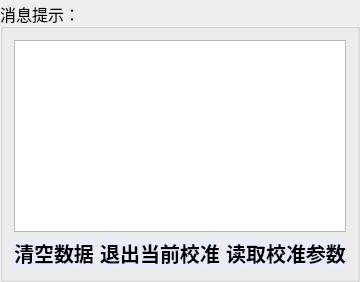
    <widget class="QGroupBox" name="groupBox_7">
     <property name="sizePolicy">
      <sizepolicy hsizetype="Expanding" vsizetype="Expanding">
       <horstretch>0</horstretch>
       <verstretch>0</verstretch>
      </sizepolicy>
     </property>
     <property name="minimumSize">
      <size>
       <width>0</width>
       <height>0</height>
      </size>
     </property>
     <property name="font">
      <font>
       <family>3ds</family>
       <pointsize>12</pointsize>
      </font>
     </property>
     <property name="title">
      <string>消息提示：</string>
     </property>
     <property name="alignment">
      <set>Qt::AlignLeading|Qt::AlignLeft|Qt::AlignVCenter</set>
     </property>
     <property name="flat">
      <bool>false</bool>
     </property>
     <property name="checkable">
      <bool>false</bool>
     </property>
     <layout class="QHBoxLayout" name="horizontalLayout_4">
      <item>
       <layout class="QGridLayout" name="gridLayout_5">
        <item row="1" column="2">
         <widget class="QPushButton" name="get_cal_para">
          <property name="sizePolicy">
           <sizepolicy hsizetype="Expanding" vsizetype="Expanding">
            <horstretch>0</horstretch>
            <verstretch>0</verstretch>
           </sizepolicy>
          </property>
          <property name="font">
           <font>
            <family>3ds</family>
            <pointsize>15</pointsize>
            <weight>75</weight>
            <bold>true</bold>
           </font>
          </property>
          <property name="styleSheet">
           <string notr="true">QPushButton 
{ 
	background-color: rgb(233,235,254);
	border-radius: 20px; 
	color: rgb(0, 0, 0); 
} 
QPushButton:hover 
{ 
	background-color: rgb(200,235,254);  
}</string>
          </property>
          <property name="text">
           <string>读取校准参数</string>
          </property>
          <property name="icon">
           <iconset resource="Resources.qrc">
            <normaloff>:/image/getparam.png</normaloff>:/image/getparam.png</iconset>
          </property>
          <property name="iconSize">
           <size>
            <width>50</width>
            <height>50</height>
           </size>
          </property>
         </widget>
        </item>
        <item row="1" column="0">
         <widget class="QPushButton" name="clear">
          <property name="sizePolicy">
           <sizepolicy hsizetype="Expanding" vsizetype="Expanding">
            <horstretch>0</horstretch>
            <verstretch>0</verstretch>
           </sizepolicy>
          </property>
          <property name="maximumSize">
           <size>
            <width>16777215</width>
            <height>16777215</height>
           </size>
          </property>
          <property name="font">
           <font>
            <pointsize>15</pointsize>
            <weight>75</weight>
            <bold>true</bold>
           </font>
          </property>
          <property name="styleSheet">
           <string notr="true">QPushButton 
{ 
	background-color: rgb(233,235,254);
	border-radius: 20px; 
	color: rgb(0, 0, 0); 
} 
QPushButton:hover 
{ 
	background-color: rgb(200,235,254);  
}</string>
          </property>
          <property name="text">
           <string>清空数据</string>
          </property>
          <property name="icon">
           <iconset resource="Resources.qrc">
            <normaloff>:/image/send/clear.png</normaloff>:/image/send/clear.png</iconset>
          </property>
          <property name="iconSize">
           <size>
            <width>50</width>
            <height>50</height>
           </size>
          </property>
         </widget>
        </item>
        <item row="1" column="1">
         <widget class="QPushButton" name="quit_cal_now">
          <property name="sizePolicy">
           <sizepolicy hsizetype="Expanding" vsizetype="Expanding">
            <horstretch>0</horstretch>
            <verstretch>0</verstretch>
           </sizepolicy>
          </property>
          <property name="font">
           <font>
            <family>3ds</family>
            <pointsize>15</pointsize>
            <weight>75</weight>
            <bold>true</bold>
           </font>
          </property>
          <property name="styleSheet">
           <string notr="true">QPushButton 
{ 
	background-color: rgb(233,235,254);
	border-radius: 20px; 
	color: rgb(0, 0, 0); 
} 
QPushButton:hover 
{ 
	background-color: rgb(200,235,254);  
}</string>
          </property>
          <property name="text">
           <string>退出当前校准</string>
          </property>
          <property name="icon">
           <iconset resource="Resources.qrc">
            <normaloff>:/image/quit.png</normaloff>:/image/quit.png</iconset>
          </property>
          <property name="iconSize">
           <size>
            <width>50</width>
            <height>50</height>
           </size>
          </property>
         </widget>
        </item>
        <item row="0" column="0" colspan="3">
         <widget class="QPlainTextEdit" name="msg">
          <property name="styleSheet">
           <string>QPushButton 
{ 
	background-color: rgb(233,235,254);
	border-radius: 20px; 
	color: rgb(0, 0, 0); 
} 
QPushButton:hover 
{ 
	background-color: rgb(200,235,254);  
}</string>
          </property>
         </widget>
        </item>
       </layout>
      </item>
     </layout>
    </widget>
